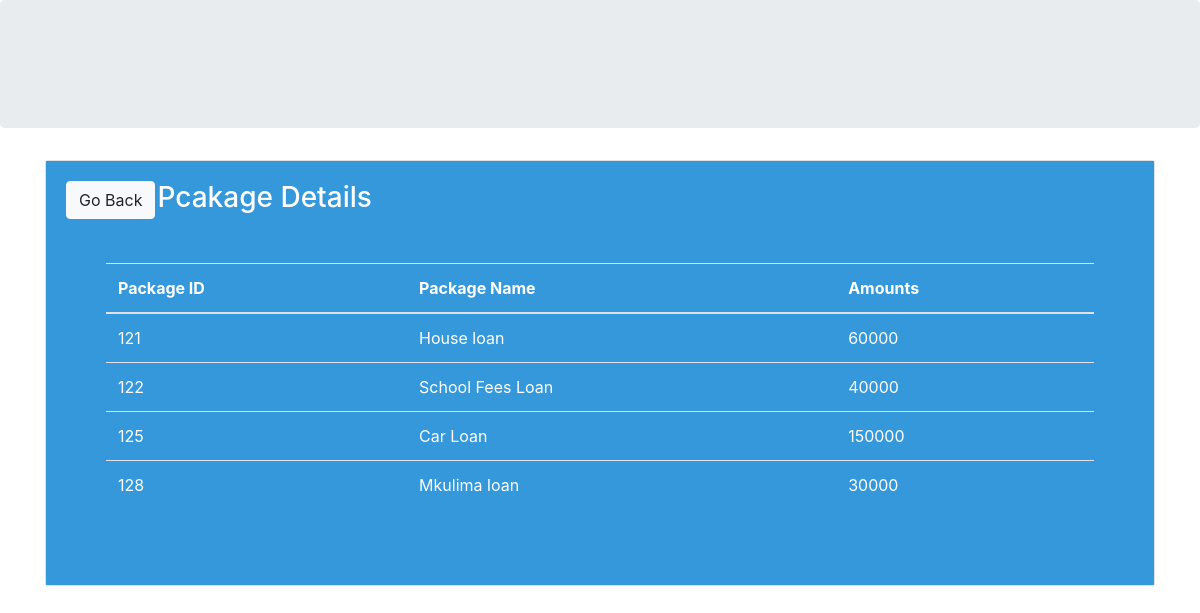
/package.php, run on the app's committed database.
### tables this page shows
CREATE TABLE `package` (
  `Package_id` varchar(40) NOT NULL,
  `Package_name` varchar(40) NOT NULL,
  `Amount` int(20) NOT NULL
);

### func.php (the view, shortened to what this page needs)
<?php
$con=mysqli_connect("localhost","root","","loginsystem");
function get_package(){
    global $con;
    $query="select * from Package";
    $result=mysqli_query($con,$query);
    while($row=mysqli_fetch_array($result)){
        $Package_id=$row ['Package_id'];
        $Package_name=$row['Package_name'];
        $Amount=$row['Amount'];
        echo"<tr>
        <td>$Package_id</td>
        <td>$Package_name</td>
            <td>$Amount</td>
        </tr>";
    }
}
?>

### package.php (shortened to what this page needs)
<!DOCTYPE html>
<?php include("func.php");?>
<html>
<head>
	 <link rel="stylesheet" href="https://maxcdn.bootstrapcdn.com/bootstrap/4.0.0-beta/css/bootstrap.min.css">
</head>
<body>
<div class="jumbotron" ></div>
 <div class="container">
<div class="card">
     <div class="card-body" style="background-color:#3498DB;color:#ffffff;">
         <div class="row">
             <div class="col-md-1">
    <a href="admin-panel.php" class="btn btn-light ">Go Back</a>
             </div>
             <div class="col-md-3"><h3>Pcakage Details</h3></div>
             <div class="col-md-8">
                 </div></div></div>
     <div class="card-body" style="background-color:#3498DB;color:#ffffff;">
         <div class="card-body">
    <table class="table table-hover">
        <thead>
     <tr>
            <th>Package ID </th>
            <th>Package Name</th>
         <th>Amounts</th>
        </tr>
        </thead>
        <tbody>
          <?php get_package(); ?>
        </tbody>
    </table>
     </div>
    </div>
    </div>
    </div>
    </body>
</html>

### data on the page
package: Package_id "121", Package_name "House loan", Amount "60000"
package: Package_id "122", Package_name "School Fees Loan", Amount "40000"
package: Package_id "125", Package_name "Car Loan", Amount "150000"
package: Package_id "128", Package_name "Mkulima loan", Amount "30000"
